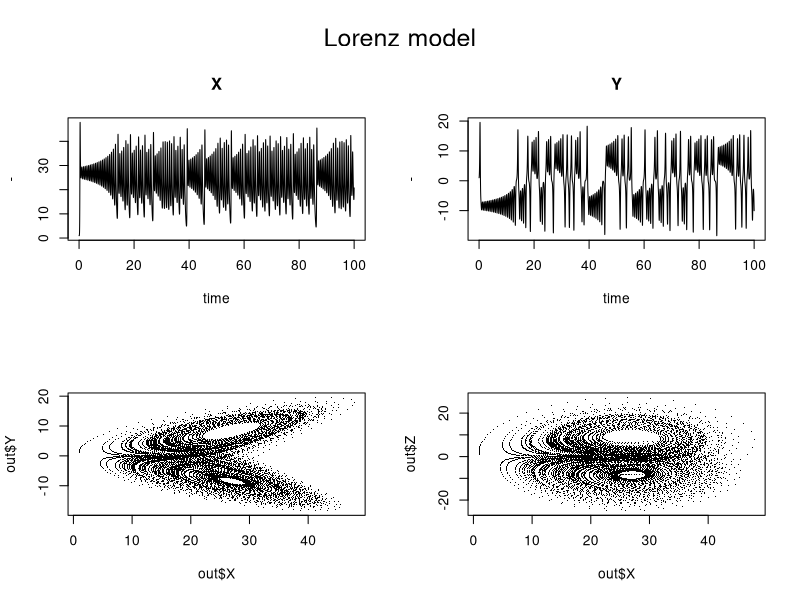

Generate this figure with R:
#ODE solution in R
#deSolve package
##################################################

#The Lorenz function
#######################

#Parameters
parameters <- c(a = -8/3, b = -10, c = 28)

#Initial conditions
state <- c(X = 1, Y = 1, Z = 1)

#Model

Lorenz<-function(t, state, parameters) {
   with(as.list(c(state, parameters)),{
   # rate of change
   dX <- a*X + Y*Z
   dY <- b * (Y-Z)
   dZ <- -X*Y + c*Y - Z
  
   # return the rate of change
   list(c(dX, dY, dZ))
    }) # end with(as.list...
}

#Time specification
######################

#We run the model for 100 days, and give output at 0.01 daily intervals. R's function seq() creates the time sequence.
times <-seq(0,100,by=0.01)


#Model Intergration
########################

#install.packages('deSolve')
require(deSolve)
out <- as.data.frame(ode(y=state,times=times,func=Lorenz,parms=parameters))
head(out)


#Plotting Results

par(mfrow=c(2,2), oma=c(0,0,3,0))
plot (times,out$X ,type="l",main="X", xlab="time", ylab="-")
plot (times,out$Y ,type="l",main="Y", xlab="time", ylab="-")
plot (out$X,out$Y, pch=".")
plot (out$X,out$Z, pch=".")
mtext(outer=TRUE,side=3,"Lorenz model",cex=1.5)

?plot   # to view the plotting parameter (pch, col, bg, cex and lwd) options.

#Different ODE solvers. Time elapsed to solution covergence.
########################################

print(system.time(out1 <- rk4 (state, times, Lorenz, parameters)))
print(system.time(out2 <- lsode (state, times, Lorenz, parameters)))
print(system.time(out <- lsoda (state, times, Lorenz, parameters)))
print(system.time(out <- lsodes(state, times, Lorenz, parameters)))
print(system.time(out <- daspk (state, times, Lorenz, parameters)))
print(system.time(out <- vode (state, times, Lorenz, parameters)))
